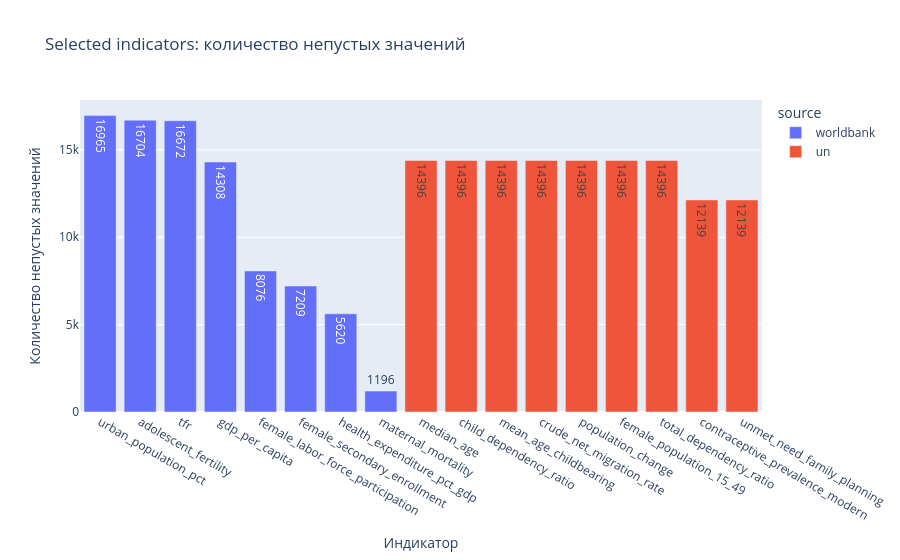

The notebook cell saved with this chart:
### Code cell
fig = px.bar(
    selected_indicator_coverage,
    x="indicator_short",
    y="n_non_null_values",
    color="source",
    title="         Selected indicators: количество непустых значений",
    text="n_non_null_values"
)
fig.update_layout(xaxis_title="Индикатор", yaxis_title="Количество непустых значений")
fig.show()

### Figure 1 — Plotly figure (JSON) as saved in the notebook; plotly's stock layout.template omitted (floating-point values rounded to 4 significant figures)
{"data": [{"hovertemplate": "source=worldbank<br>indicator_short=%{x}<br>n_non_null_values=%{text}<extra></extra>", "legendgroup": "worldbank", "marker": {"color": "#636efa", "pattern": {"shape": ""}}, "name": "worldbank", "orientation": "v", "showlegend": true, "text": [16960.0, 16700.0, 16670.0, 14310.0, 8076.0, 7209.0, 5620.0, 1196.0], "textposition": "auto", "type": "bar", "x": ["urban_population_pct", "adolescent_fertility", "tfr", "gdp_per_capita", "female_labor_force_participation", "female_secondary_enrollment", "health_expenditure_pct_gdp", "maternal_mortality"], "xaxis": "x", "y": [16965, 16704, 16672, 14308, 8076, 7209, 5620, 1196], "yaxis": "y"}, {"hovertemplate": "source=un<br>indicator_short=%{x}<br>n_non_null_values=%{text}<extra></extra>", "legendgroup": "un", "marker": {"color": "#EF553B", "pattern": {"shape": ""}}, "name": "un", "orientation": "v", "showlegend": true, "text": [14400.0, 14400.0, 14400.0, 14400.0, 14400.0, 14400.0, 14400.0, 12140.0, 12140.0], "textposition": "auto", "type": "bar", "x": ["median_age", "child_dependency_ratio", "mean_age_childbearing", "crude_net_migration_rate", "population_change", "female_population_15_49", "total_dependency_ratio", "contraceptive_prevalence_modern", "unmet_need_family_planning"], "xaxis": "x", "y": [14396, 14396, 14396, 14396, 14396, 14396, 14396, 12139, 12139], "yaxis": "y"}], "layout": {"barmode": "relative", "legend": {"title": {"text": "source"}, "tracegroupgap": 0}, "title": {"text": "         Selected indicators: количество непустых значений"}, "xaxis": {"anchor": "y", "domain": [0, 1], "title": {"text": "Индикатор"}}, "yaxis": {"anchor": "x", "domain": [0, 1], "title": {"text": "Количество непустых значений"}}}}
